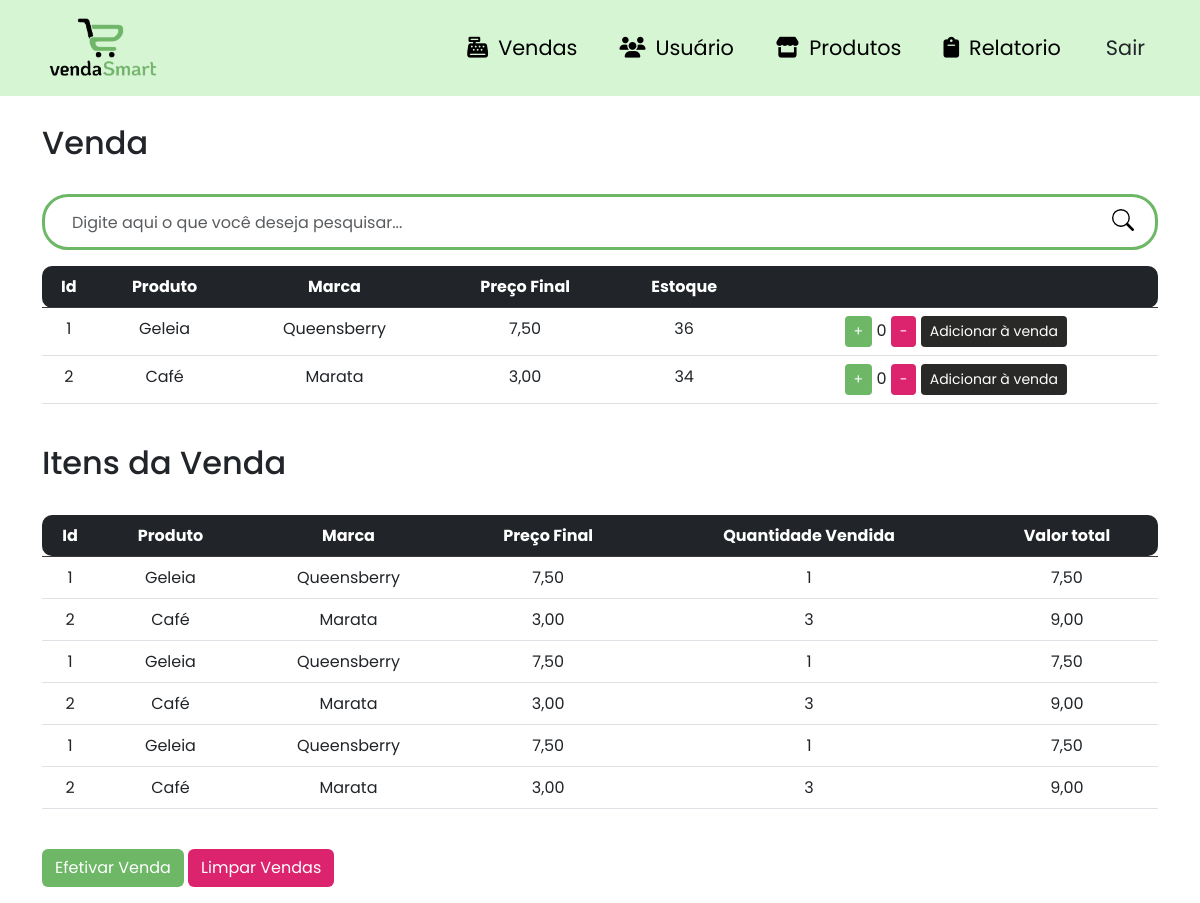
Page /vendas (signed in) on the committed database.
### site_atividade/models/__init__.py (models this page shows, shortened)
class Produtos(database.Model):
    id_produtos = database.Column(database.Integer, primary_key=True)
    produto = database.Column(database.String, nullable=False)
    marca = database.Column(database.String, nullable=False)
    preco_aquisicao = database.Column(database.Float, nullable=False)
    preco = database.Column(database.Float, nullable=False)
    estoque = database.Column(database.Integer, nullable=False)
    margem_lucro = database.Column(database.Float, nullable=True)
    categoria_fk = database.Column(database.Integer, database.ForeignKey('categoria.id_categoria'), nullable=False)
    venda = database.relationship('Venda', backref='produto')

class Venda(database.Model):
    id_venda = database.Column(database.Integer, primary_key=True)
    produto_id = database.Column(database.Integer, database.ForeignKey('produtos.id_produtos'), nullable=False)
    quantidade = database.Column(database.Integer, nullable=False)
    total = database.Column(database.Float, nullable=False)
    data_venda = database.Column(database.Date, default=datetime.now().date, nullable=False)

### site_atividade/routers/__init__.py (the view, shortened to what this page needs)
@app.route("/vendas", methods=['GET', 'POST'])
@login_required
def vendas():
    form = VendasForm(request.form)
    produtos = Produtos.query.all()
    vendas = Venda.query.all()
    if request.method == 'POST' and 'LimparVendas' in request.form:
        Venda.query.delete()
        database.session.commit()
        return redirect(url_for('vendas'))
    return render_template('vendas.html', form=form, produtos=produtos, vendas=vendas)

### site_atividade/forms/__init__.py
class VendasForm(FlaskForm):
    produto_id = IntegerField('ID do Produto', validators=[DataRequired()])
    quantidade = IntegerField('Quantidade', validators=[DataRequired()])
    submit = SubmitField('Confirmar')

### site_atividade/models/__init__.py (called while the page is built)
@login_manager.user_loader
def load_usuario(id_usuario):
    return Usuario.query.get(int(id_usuario))

### site_atividade/templates/vendas.html (shortened to what this page needs)
{% extends 'base.html' %}
{% block body %}
    <div class="container theme-showcase" role="main">
        <br>
        <div class="page-header">
            <h2 class="box-title col-md-12">Venda</h2>
        </div>
        <br>
        <div class="search-box">
            <form class="form-search" action="{{ url_for('vendas') }}" method="GET">
                <div class="input-group form-group-search">
                    <input type="text" class="form-control form-control-search" placeholder="Digite aqui o que você deseja pesquisar..." id="search-input" name="search">
                    <span class="input-group-btn">
                        <button class="btn-search" type="submit">
                        </button>
                    </span>
                </div>
            </form>
        </div>
        <div class="list-product-vendas">
            <table class="table table-hover scrollable-table">
              <thead class="table-dark">
                <tr>
                  <th class="text-center table-rounded-start">Id</th>
                  <th class="text-center">Produto</th>
                  <th class="text-center">Marca</th>
                  <th class="text-center">Preço Final</th>
                  <th class="text-center">Estoque</th>
                  <th class="text-center table-rounded-end"> </th>
                </tr>
              </thead>
              <tbody>
                {% for produto in produtos %}
                <tr>
                  <td class="text-center">{{ produto.id_produtos }}</td>
                  <td class="text-center">{{ produto.produto }}</td>
                  <td class="text-center">{{ produto.marca }}</td>
                  <td class="text-center">{{ "{:.2f}".format(produto.preco).replace('.', ',') }}</td>
                  <td class="text-center">{{ produto.estoque }}</td>
                  <td class="text-center">
                    <button class="btn btn-sm btn-color1 text-white btn-add-quantity" data-produto-id="{{ produto.id_produtos }}">+</button>
                    <span class="quantidade">0</span>
                    <button class="btn btn-sm btn-color2 text-white btn-remove-quantity" data-produto-id="{{ produto.id_produtos }}">-</button>
                    <button class="btn btn-sm btn-color3 btn-add-venda" data-produto-id="{{ produto.id_produtos }}">Adicionar à venda</button>
                  </td>
                </tr>
                {% endfor %}
              </tbody>
            </table>
          </div>
          <br>
          <div class="page-header">
            <h2 class="box-title col-md-12">Itens da Venda</h2>
          </div>
          <br>
          <table class="table table-hover table-vendas">
            <thead class="table-dark">
              <tr>
                <th class="text-center table-rounded-start">Id</th>
                <th class="text-center">Produto</th>
                <th class="text-center">Marca</th>
                <th class="text-center">Preço Final</th>
                <th class="text-center">Quantidade Vendida</th>
                <th class="text-center table-rounded-end">Valor total</th>
              </tr>
            </thead>
            <tbody>
              {% for venda in vendas %}
              <tr>
                <td class="text-center">{{ venda.produto.id_produtos }}</td>
                <td class="text-center">{{ venda.produto.produto }}</td>
                <td class="text-center">{{ venda.produto.marca }}</td>
                <td class="text-center">{{ "{:.2f}".format(venda.produto.preco).replace('.', ',') }}</td>
                <td class="text-center">{{ venda.quantidade }}</td>
                <td class="text-center">{{ "{:.2f}".format(venda.total).replace('.', ',') }}</td>
              </tr>
              {% endfor %}
            </tbody>
          </table>
        <br>
        <div class="form-group">
            <form method="post" action="{{ url_for('pagamento') }}" class="d-inline-block">
                <button type="submit" class="btn btn-color1 text-white">Efetivar Venda</button>
            </form>
            <form method="post" action="{{ url_for('vendas') }}" class="d-inline-block">
                <button type="submit" class="btn btn-color2 text-white">Limpar Vendas</button>
            </form>
        </div>
    </div>
{% endblock %}

### site_atividade/static/css/product.css (style rules this page uses)
.scrollable-table { overflow-y: auto; }
.form-search { grid-template-rows: 100vh; }
.form-group-search { border: 3px solid #6DB766; border-radius: 26px; padding: 5px 15px; }
.form-control-search { width: 350px; height: 40px; border : none; }
.btn-search { float: right; width: 34px; height: 36px; border: none; background: #fff; }
input[type="text"] { outline: none; box-shadow: none !important; }

### site_atividade/static/css/style.css (style rules this page uses)
body { padding-top: 100px; font-family: 'Poppins', sans-serif; }
.btn-color1 { background-color: #6DB766; transition: .5s; }
.btn-color2 { background-color: #DC236D; transition: .5s; }
.btn-color3 { background-color: #292928; transition: .5s; color: #fff; }
.table-rounded-start { border-top-left-radius: 10px; border-bottom-left-radius: 10px; }
.table-rounded-end { border-top-right-radius: 10px; border-bottom-right-radius: 10px; }

### site_atividade/static/css/vendas.css (style rules this page uses)
.list-product-vendas { max-height: 250px; overflow: auto; }
.scrollable-table { overflow-y: auto; }

### rows in the picture
Produtos: id_produtos "1", produto "Geleia", marca "Queensberry", preco "7,50", estoque "36"
Produtos: id_produtos "2", produto "Café", marca "Marata", preco "3,00", estoque "34"
Venda: produto.id_produtos "1", produto.produto "Geleia", produto.marca "Queensberry", quantidade "1", total "7,50"
Venda: produto.id_produtos "2", produto.produto "Café", produto.marca "Marata", quantidade "3", total "9,00"
Venda: produto.id_produtos "1", produto.produto "Geleia", produto.marca "Queensberry", quantidade "1", total "7,50"
Venda: produto.id_produtos "2", produto.produto "Café", produto.marca "Marata", quantidade "3", total "9,00"
Venda: produto.id_produtos "1", produto.produto "Geleia", produto.marca "Queensberry", quantidade "1", total "7,50"
Venda: produto.id_produtos "2", produto.produto "Café", produto.marca "Marata", quantidade "3", total "9,00"
